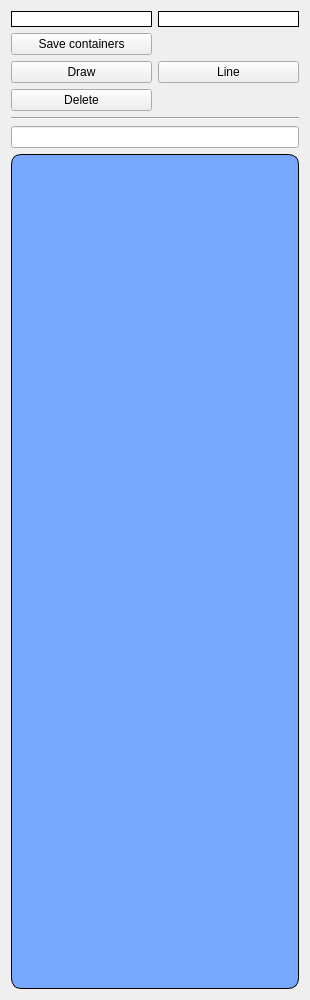
<?xml version="1.0" encoding="UTF-8"?>
<ui version="4.0">
 <class>EnvContainerParametarsWig</class>
 <widget class="QWidget" name="EnvContainerParametarsWig">
  <property name="windowModality">
   <enum>Qt::WindowModal</enum>
  </property>
  <property name="geometry">
   <rect>
    <x>0</x>
    <y>0</y>
    <width>310</width>
    <height>1000</height>
   </rect>
  </property>
  <property name="sizePolicy">
   <sizepolicy hsizetype="Preferred" vsizetype="Preferred">
    <horstretch>0</horstretch>
    <verstretch>0</verstretch>
   </sizepolicy>
  </property>
  <property name="minimumSize">
   <size>
    <width>0</width>
    <height>0</height>
   </size>
  </property>
  <property name="windowTitle">
   <string>Form</string>
  </property>
  <property name="styleSheet">
   <string notr="true"/>
  </property>
  <layout class="QGridLayout" name="gridLayout">
   <item row="2" column="1">
    <widget class="QPushButton" name="m_lineButton">
     <property name="text">
      <string>Line</string>
     </property>
     <property name="checkable">
      <bool>true</bool>
     </property>
    </widget>
   </item>
   <item row="5" column="0" colspan="2">
    <widget class="QLineEdit" name="lineEdit"/>
   </item>
   <item row="4" column="0" colspan="2">
    <widget class="Line" name="line">
     <property name="orientation">
      <enum>Qt::Horizontal</enum>
     </property>
    </widget>
   </item>
   <item row="0" column="0">
    <widget class="QPushButton" name="m_addButton">
     <property name="styleSheet">
      <string notr="true">background-color: rgb(255, 255, 255);
border: 1px solid black;
border-radius: 10px;</string>
     </property>
     <property name="text">
      <string/>
     </property>
    </widget>
   </item>
   <item row="2" column="0">
    <widget class="QPushButton" name="m_drawButton">
     <property name="styleSheet">
      <string notr="true"/>
     </property>
     <property name="text">
      <string>Draw</string>
     </property>
     <property name="checkable">
      <bool>true</bool>
     </property>
    </widget>
   </item>
   <item row="3" column="0">
    <widget class="QPushButton" name="m_deleteButton">
     <property name="text">
      <string>Delete</string>
     </property>
     <property name="checkable">
      <bool>true</bool>
     </property>
    </widget>
   </item>
   <item row="0" column="1">
    <widget class="QPushButton" name="m_removeButton">
     <property name="styleSheet">
      <string notr="true">background-color: rgb(255, 255, 255);
border: 1px solid black;
border-radius: 10px;</string>
     </property>
     <property name="text">
      <string/>
     </property>
    </widget>
   </item>
   <item row="6" column="0" colspan="2">
    <widget class="QListWidget" name="listWidget">
     <property name="styleSheet">
      <string notr="true">background-color: rgb(119, 167, 255);
border: 1px solid black;
border-radius: 10px;</string>
     </property>
    </widget>
   </item>
   <item row="1" column="0">
    <widget class="QPushButton" name="m_SaveButton">
     <property name="text">
      <string>Save containers</string>
     </property>
    </widget>
   </item>
  </layout>
 </widget>
 <resources/>
 <connections/>
</ui>
